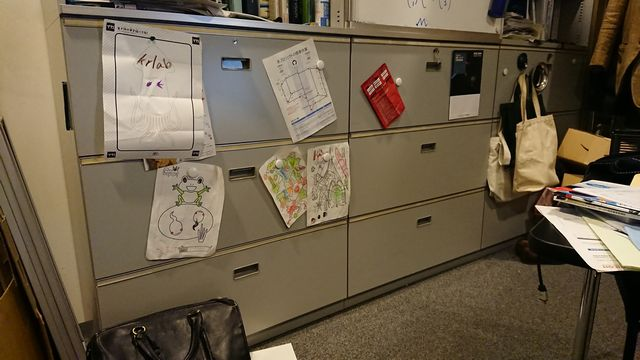
#> input picture DSC_0300s.jpg, 640 x 360 px; its folder holds only this picture in this run
$ python calculateDistance.py
#> lines starting #> are read from the running program, lines starting #| are printed output that depends on the picture
# Fitra Rahmamuliani 1227003 #
#this program made using python3 with some python3 function. Make sure to run it with python3

import numpy as np
import sys
import math
import cv2

#A4 width
dst_xsize=210
#A4 height
dst_ysize=297

plist = np.array([0,0])

#input paper image point
ppaperimage = np.array([0,0])

# [42 lines left out: function onMouse, not called in this run]

imageName = input("Please write the image name: ")
#> the answer given: DSC_0300s.jpg
print("Opening the file " + str(imageName))
filename = './'
filename +=str(imageName)

#read and show the image
img = cv2.imread(filename)
#> img is the input picture: shape (360, 640, 3); mean B, G, R 72.9, 94.6, 108.6
if img is None:
	print("No image detected, opening sample.jpg")
	imageName = 'sample.jpg'
	img = cv2.imread('sample.jpg')
img_org = img.copy()
cv2.imshow(imageName,img)

# create edge image #
gray = cv2.cvtColor(img, cv2.COLOR_RGB2GRAY)
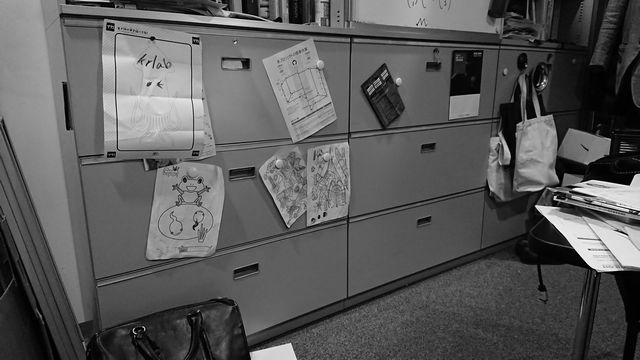
#> gray: shape (360, 640); min 0, max 254, mean 89.7
edges = cv2.Canny(gray,250,350,apertureSize = 3)
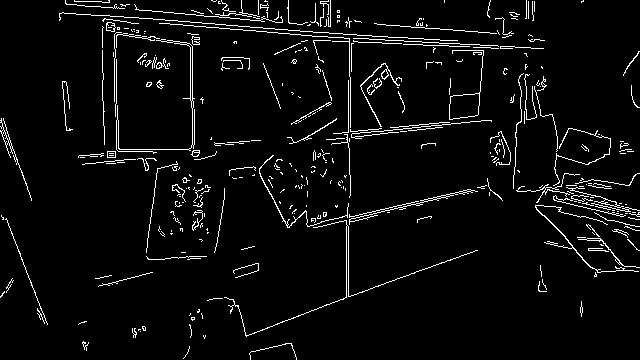
#> edges: shape (360, 640); 4.5% white in thin lines or dots
cv2.imshow('image',edges)
cv2.imwrite('edge.jpg',edges)
cv2.destroyAllWindows()

### HoughTransform ###
rho_tics=1.0
theta_tics = np.pi/180.0
th = 200
lines = cv2.HoughLines(edges, rho_tics,theta_tics, th)
#> lines = None
wname = "Calculate Distance of 2 points"
plist = np.zeros((2,2))
ppaperimage = np.zeros((4,2))
pnum=0
ppaper=0
ppoint=0
cv2.namedWindow( wname )
cv2.setMouseCallback( wname, onMouse, [ wname, img] )
cv2.imwrite('houghlines3.jpg',img)
cv2.imshow(wname,img)
cv2.waitKey(0)

#set the real world plane of the paper
pts_dst = np.array([[0, dst_ysize],[dst_xsize,dst_ysize],[dst_xsize,0],[0,0]])

#change everything to float32 type for accessing the perspectivetrasform function
ppaperimage2 = np.float32(ppaperimage).reshape(-1,1,2)
pts_dst2 = np.float32(pts_dst).reshape(-1,1,2)
plist2 = np.float32(plist).reshape(-1,1,2)

#compute the relation between the image plane and the real world plane of the paper
h, mask = cv2.findHomography(ppaperimage2, pts_dst2)
#> (the run stopped early here; a loop or call above may not have finished)
